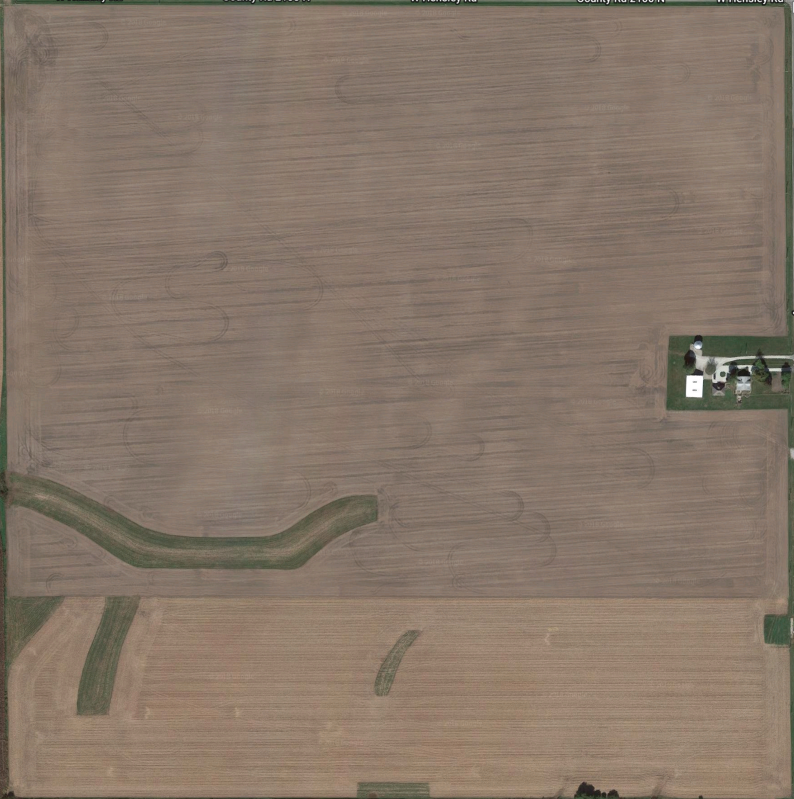
#> input picture dataset/Screenshot from 2019-02-02 13-25-09.png, 1588 x 1598 px (shown at 1/2 size); its folder holds only this picture in this run
$ python imageplay.py   (older library calls are emulated)
#> lines starting #> are read from the running program, lines starting #| are printed output that depends on the picture
### auto_canny.py
# import the necessary packages
import numpy as np
import argparse
import glob
import cv2

def auto_canny(image, sigma=0.33):
	# compute the median of the single channel pixel intensities
	v = np.median(image)

	# apply automatic Canny edge detection using the computed median
	lower = int(max(0, (1.0 - sigma) * v))
	upper = int(min(255, (1.0 + sigma) * v))
	edged = cv2.Canny(image, lower, upper)

	# return the edged image
	return edged

### imageplay.py
import cv2
import numpy as np
import matplotlib.pyplot as plt
import os
from auto_canny import auto_canny

def boost_green(inputImage, booster):
    image = inputImage
    for i in range(len(image)):
        for j in range(len(image[0])):
            if (np.argmax(image[i][j]) == 1):
                image[i][j][1] *= booster
    return image
#load in dataset
imageset = []
cannys = []
for file in os.listdir("dataset"):
    if file.endswith(".png"):
        imageset.append(cv2.imread(os.path.join("dataset",file)))

for myIm in imageset:
    im = boost_green(myIm,2)
    blur = cv2.blur(im, (3, 3)) # blur the image
    thresh = auto_canny(blur)

    kernel = cv2.getStructuringElement(cv2.MORPH_ELLIPSE,(9,9))
    dilated = cv2.dilate(thresh, kernel)
    _, cnts, hierarchy1 = cv2.findContours(dilated.copy(), cv2.RETR_EXTERNAL, cv2.CHAIN_APPROX_SIMPLE)
        # create hull array for convex hull points


    drawing1 = np.zeros((thresh.shape[0], thresh.shape[1], 3), np.uint8)

    # draw contours and hull points
    for i in range(len(cnts)):
        color_contours = (0, 0, 255) # green - color for contours
        color = (255, 0, 0) # blue - color for convex hull
        # draw ith contour
        cv2.drawContours(drawing1, cnts, i, color_contours, -1, 8, hierarchy1)

    drawing1 = cv2.cvtColor(drawing1,cv2.COLOR_RGB2GRAY)
    drawing1 = cv2.threshold(drawing1,0,255,cv2.THRESH_BINARY)
    kernel2 = cv2.getStructuringElement(cv2.MORPH_ELLIPSE,(9,9))
#> (the run stopped early here; a loop or call above may not have finished)

$ run again, on dataset/Screenshot from 2019-02-02 13-27-17.png
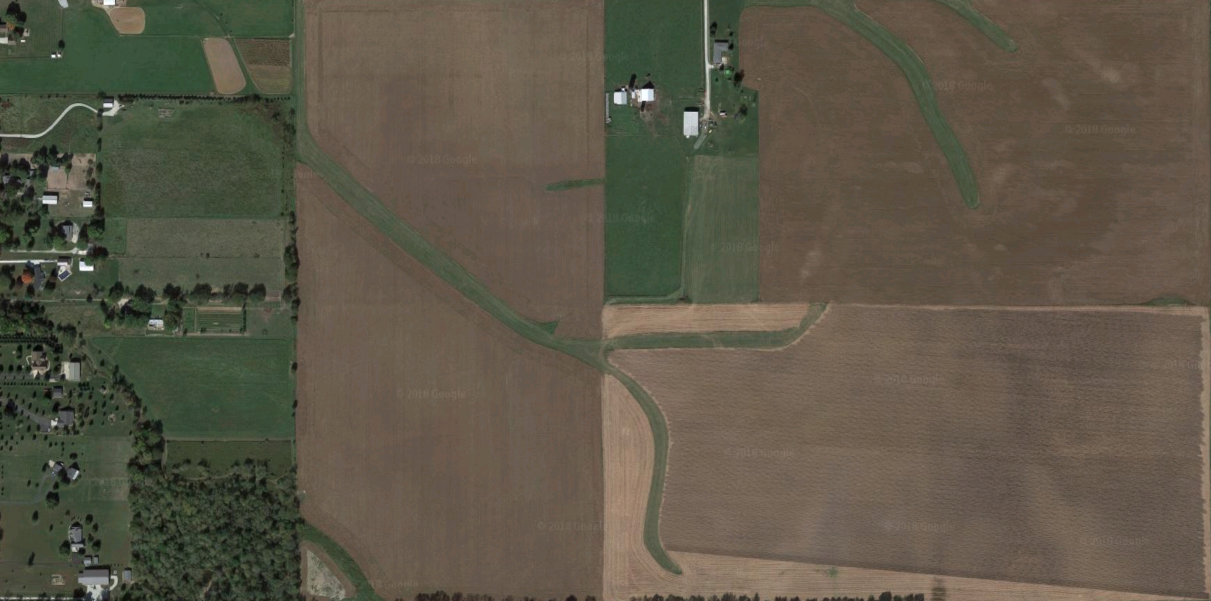
#> input picture dataset/Screenshot from 2019-02-02 13-27-17.png, 2422 x 1202 px (shown at 1/2 size)

$ run again, on dataset/Screenshot from 2019-02-02 13-27-52.png
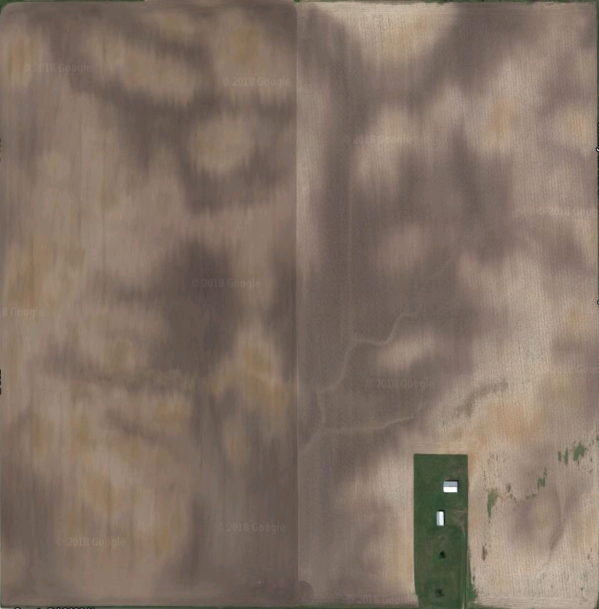
#> input picture dataset/Screenshot from 2019-02-02 13-27-52.png, 1198 x 1218 px (shown at 1/2 size)

$ run again, on dataset/Screenshot from 2019-02-02 13-28-20.png
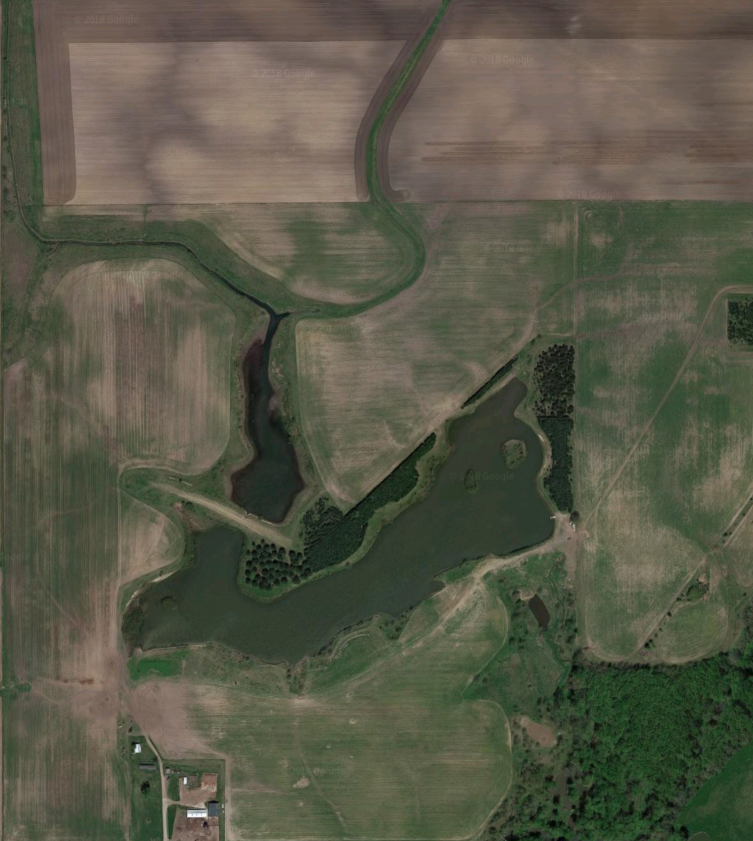
#> input picture dataset/Screenshot from 2019-02-02 13-28-20.png, 1506 x 1682 px (shown at 1/2 size)

$ run again, on dataset/Screenshot from 2019-02-02 13-25-37.png
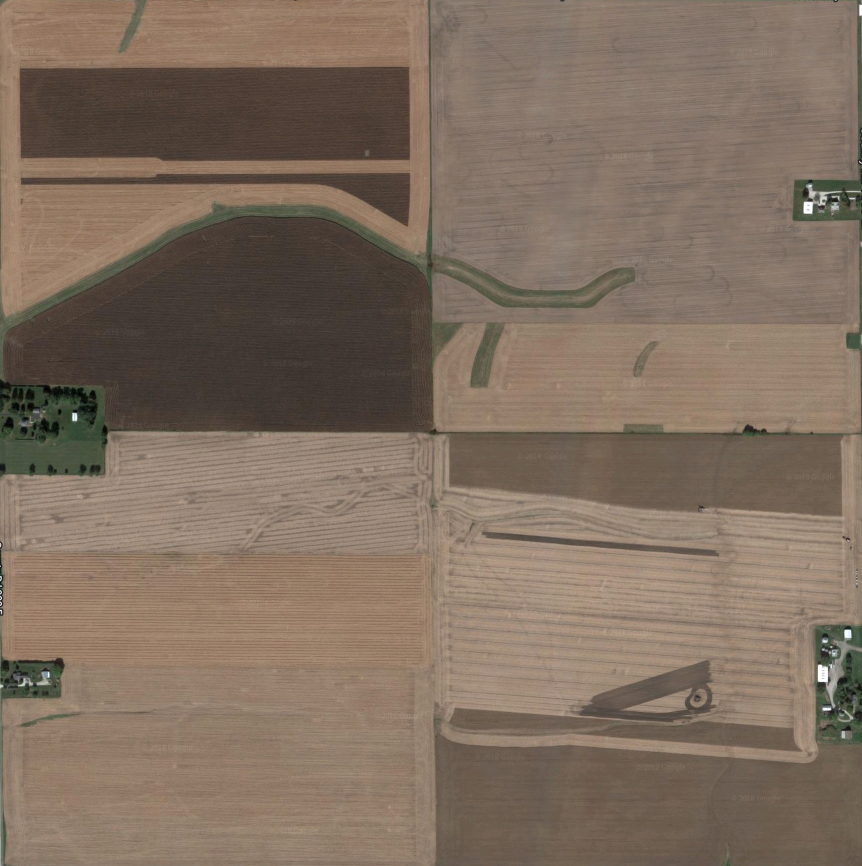
#> input picture dataset/Screenshot from 2019-02-02 13-25-37.png, 1724 x 1732 px (shown at 1/2 size)
